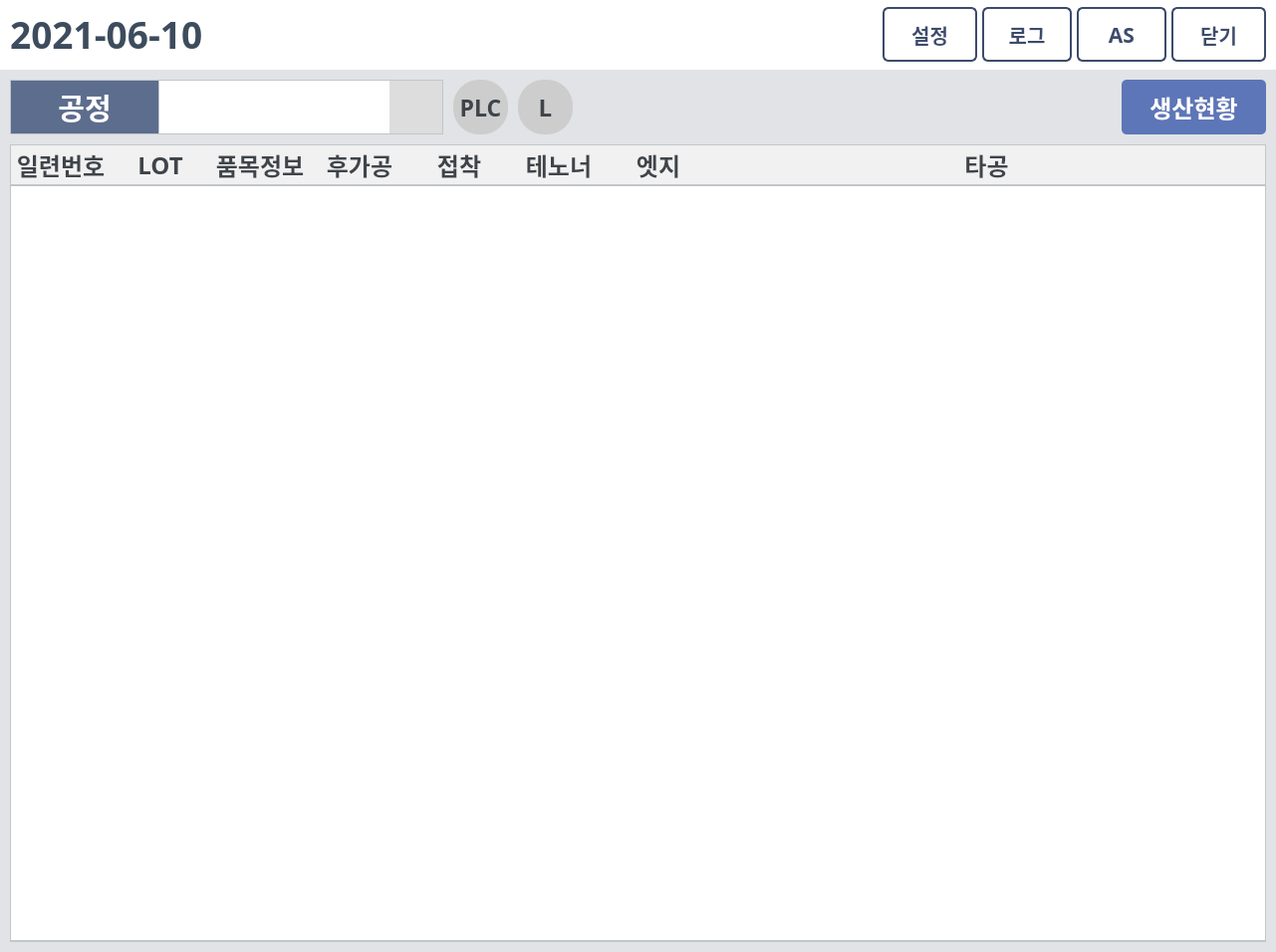
<?xml version="1.0" encoding="UTF-8"?>
<ui version="4.0">
 <class>Dialog</class>
 <widget class="QDialog" name="Dialog">
  <property name="geometry">
   <rect>
    <x>0</x>
    <y>0</y>
    <width>1281</width>
    <height>956</height>
   </rect>
  </property>
  <property name="minimumSize">
   <size>
    <width>1281</width>
    <height>956</height>
   </size>
  </property>
  <property name="font">
   <font>
    <family>맑은 고딕</family>
    <weight>75</weight>
    <bold>true</bold>
   </font>
  </property>
  <property name="windowTitle">
   <string>DAESUNG MES</string>
  </property>
  <property name="windowIcon">
   <iconset>
    <normaloff>../img/ICON.ico</normaloff>../img/ICON.ico</iconset>
  </property>
  <property name="styleSheet">
   <string notr="true">QDialog{
background-color: #E1E3E6;
}
QPushButton #set_btn, #as_btn, #exit_btn {
background: #ffffff;
border-radius: 5px;
color: #3f444a;
}
QPushButton#PLC_btn, #light_btn{
border-radius: 26px;
background:#CDCDCD;
color:#3f444a;
}
QLabel{
color: #3f444a;
background-color: #f0f0f0;
border: 1px solid #c2c6c9;
}
QTableWidget{
border: 1px solid #c2c6c9;
border-bottom: 2px solid #c2c6c9;
gridline-color: #dddddd;
color:#6e7075;
selection-background-color: #E3F1ED;
selection-color: #313d39;
outline: 0;
}
QHeaderView::section {
background:#f1f1f1;
border-width: 0px 0px 2px 0px;
border-style: solid;
border-color: #c2c6c9;
color:#3f444a;
}
QComboBox {
color: #3f444a;
border:1px solid #c2c6c9;
border-left: none;
padding-left: 7px;
}
QComboBox::drop-down {
subcontrol-origin: padding;
subcontrol-position: top right;
width: 53px;
background-position: center;
background-repeat: no-reperat;
background-color: #dddddd;
}
QScrollBar:vertical { 
width: 55px; 
}</string>
  </property>
  <layout class="QVBoxLayout" name="verticalLayout">
   <property name="spacing">
    <number>0</number>
   </property>
   <property name="leftMargin">
    <number>0</number>
   </property>
   <property name="topMargin">
    <number>0</number>
   </property>
   <property name="rightMargin">
    <number>0</number>
   </property>
   <property name="bottomMargin">
    <number>0</number>
   </property>
   <item>
    <widget class="QFrame" name="top_frame">
     <property name="minimumSize">
      <size>
       <width>0</width>
       <height>70</height>
      </size>
     </property>
     <property name="maximumSize">
      <size>
       <width>16777215</width>
       <height>70</height>
      </size>
     </property>
     <property name="styleSheet">
      <string notr="true">background-color:white;</string>
     </property>
     <property name="frameShape">
      <enum>QFrame::NoFrame</enum>
     </property>
     <property name="frameShadow">
      <enum>QFrame::Raised</enum>
     </property>
     <layout class="QHBoxLayout" name="horizontalLayout">
      <property name="spacing">
       <number>0</number>
      </property>
      <property name="leftMargin">
       <number>0</number>
      </property>
      <property name="topMargin">
       <number>0</number>
      </property>
      <property name="rightMargin">
       <number>0</number>
      </property>
      <property name="bottomMargin">
       <number>0</number>
      </property>
      <item alignment="Qt::AlignRight">
       <widget class="QFrame" name="top_date_frame">
        <property name="maximumSize">
         <size>
          <width>1036</width>
          <height>16777215</height>
         </size>
        </property>
        <property name="layoutDirection">
         <enum>Qt::RightToLeft</enum>
        </property>
        <property name="frameShape">
         <enum>QFrame::NoFrame</enum>
        </property>
        <property name="frameShadow">
         <enum>QFrame::Raised</enum>
        </property>
        <layout class="QVBoxLayout" name="verticalLayout_3">
         <property name="spacing">
          <number>0</number>
         </property>
         <property name="leftMargin">
          <number>10</number>
         </property>
         <property name="topMargin">
          <number>0</number>
         </property>
         <property name="rightMargin">
          <number>0</number>
         </property>
         <property name="bottomMargin">
          <number>0</number>
         </property>
         <item alignment="Qt::AlignRight">
          <widget class="QPushButton" name="date_btn">
           <property name="maximumSize">
            <size>
             <width>260</width>
             <height>16777215</height>
            </size>
           </property>
           <property name="font">
            <font>
             <family>맑은 고딕</family>
             <pointsize>28</pointsize>
             <weight>75</weight>
             <italic>false</italic>
             <bold>true</bold>
            </font>
           </property>
           <property name="cursor">
            <cursorShape>PointingHandCursor</cursorShape>
           </property>
           <property name="layoutDirection">
            <enum>Qt::RightToLeft</enum>
           </property>
           <property name="styleSheet">
            <string notr="true">color: #3D4C5D;
border:none;
background:none;</string>
           </property>
           <property name="text">
            <string>2021-06-10 </string>
           </property>
           <property name="icon">
            <iconset>
             <normaloff>../img/calendar_blue.png</normaloff>../img/calendar_blue.png</iconset>
           </property>
           <property name="iconSize">
            <size>
             <width>33</width>
             <height>33</height>
            </size>
           </property>
          </widget>
         </item>
        </layout>
       </widget>
      </item>
      <item>
       <widget class="QFrame" name="top_title_frame">
        <property name="frameShape">
         <enum>QFrame::NoFrame</enum>
        </property>
        <property name="frameShadow">
         <enum>QFrame::Raised</enum>
        </property>
        <layout class="QVBoxLayout" name="verticalLayout_2">
         <property name="spacing">
          <number>0</number>
         </property>
         <property name="leftMargin">
          <number>0</number>
         </property>
         <property name="topMargin">
          <number>0</number>
         </property>
         <property name="rightMargin">
          <number>0</number>
         </property>
         <property name="bottomMargin">
          <number>0</number>
         </property>
         <item alignment="Qt::AlignHCenter">
          <widget class="QLabel" name="title_label">
           <property name="enabled">
            <bool>true</bool>
           </property>
           <property name="minimumSize">
            <size>
             <width>340</width>
             <height>38</height>
            </size>
           </property>
           <property name="maximumSize">
            <size>
             <width>340</width>
             <height>38</height>
            </size>
           </property>
           <property name="styleSheet">
            <string notr="true">border:none;</string>
           </property>
           <property name="text">
            <string/>
           </property>
           <property name="pixmap">
            <pixmap>../img/title.png</pixmap>
           </property>
           <property name="scaledContents">
            <bool>true</bool>
           </property>
          </widget>
         </item>
        </layout>
       </widget>
      </item>
      <item alignment="Qt::AlignRight">
       <widget class="QFrame" name="top_btns_frame">
        <property name="maximumSize">
         <size>
          <width>16777215</width>
          <height>70</height>
         </size>
        </property>
        <property name="styleSheet">
         <string notr="true">QPushButton#as_btn, #log_btn, #set_btn, #exit_btn{
border: 2px solid #3D4B6C; 
color: #3D4B6C; 
border-radius: 6px;
}
QPushButton#as_btn:pressed, #log_btn:pressed, #set_btn:pressed, #exit_btn:pressed{
background: #f2f2f2;
}</string>
        </property>
        <property name="frameShape">
         <enum>QFrame::NoFrame</enum>
        </property>
        <property name="frameShadow">
         <enum>QFrame::Raised</enum>
        </property>
        <layout class="QHBoxLayout" name="horizontalLayout_2">
         <property name="spacing">
          <number>5</number>
         </property>
         <property name="leftMargin">
          <number>0</number>
         </property>
         <property name="topMargin">
          <number>0</number>
         </property>
         <property name="rightMargin">
          <number>10</number>
         </property>
         <property name="bottomMargin">
          <number>0</number>
         </property>
         <item>
          <widget class="QPushButton" name="set_btn">
           <property name="minimumSize">
            <size>
             <width>95</width>
             <height>55</height>
            </size>
           </property>
           <property name="maximumSize">
            <size>
             <width>95</width>
             <height>55</height>
            </size>
           </property>
           <property name="font">
            <font>
             <family>맑은 고딕</family>
             <pointsize>15</pointsize>
             <weight>75</weight>
             <italic>false</italic>
             <bold>true</bold>
            </font>
           </property>
           <property name="cursor">
            <cursorShape>PointingHandCursor</cursorShape>
           </property>
           <property name="toolTip">
            <string>설정</string>
           </property>
           <property name="text">
            <string>설정</string>
           </property>
           <property name="icon">
            <iconset>
             <normaloff>../img/setting_blue.png</normaloff>../img/setting_blue.png</iconset>
           </property>
           <property name="iconSize">
            <size>
             <width>32</width>
             <height>32</height>
            </size>
           </property>
          </widget>
         </item>
         <item>
          <widget class="QPushButton" name="log_btn">
           <property name="minimumSize">
            <size>
             <width>90</width>
             <height>55</height>
            </size>
           </property>
           <property name="maximumSize">
            <size>
             <width>90</width>
             <height>55</height>
            </size>
           </property>
           <property name="font">
            <font>
             <family>맑은 고딕</family>
             <pointsize>15</pointsize>
             <weight>75</weight>
             <italic>false</italic>
             <bold>true</bold>
            </font>
           </property>
           <property name="cursor">
            <cursorShape>PointingHandCursor</cursorShape>
           </property>
           <property name="toolTip">
            <string>로그</string>
           </property>
           <property name="text">
            <string>로그</string>
           </property>
           <property name="icon">
            <iconset>
             <normaloff>../img/log_blue.png</normaloff>../img/log_blue.png</iconset>
           </property>
           <property name="iconSize">
            <size>
             <width>27</width>
             <height>27</height>
            </size>
           </property>
          </widget>
         </item>
         <item>
          <widget class="QPushButton" name="as_btn">
           <property name="minimumSize">
            <size>
             <width>90</width>
             <height>55</height>
            </size>
           </property>
           <property name="maximumSize">
            <size>
             <width>90</width>
             <height>55</height>
            </size>
           </property>
           <property name="font">
            <font>
             <family>맑은 고딕</family>
             <pointsize>16</pointsize>
             <weight>75</weight>
             <italic>false</italic>
             <bold>true</bold>
            </font>
           </property>
           <property name="cursor">
            <cursorShape>PointingHandCursor</cursorShape>
           </property>
           <property name="toolTip">
            <string>원격접속</string>
           </property>
           <property name="text">
            <string>AS</string>
           </property>
           <property name="icon">
            <iconset>
             <normaloff>../img/remote_blue.png</normaloff>../img/remote_blue.png</iconset>
           </property>
           <property name="iconSize">
            <size>
             <width>30</width>
             <height>30</height>
            </size>
           </property>
          </widget>
         </item>
         <item>
          <widget class="QPushButton" name="exit_btn">
           <property name="minimumSize">
            <size>
             <width>95</width>
             <height>55</height>
            </size>
           </property>
           <property name="maximumSize">
            <size>
             <width>95</width>
             <height>55</height>
            </size>
           </property>
           <property name="font">
            <font>
             <family>맑은 고딕</family>
             <pointsize>15</pointsize>
             <weight>75</weight>
             <italic>false</italic>
             <bold>true</bold>
            </font>
           </property>
           <property name="cursor">
            <cursorShape>PointingHandCursor</cursorShape>
           </property>
           <property name="toolTip">
            <string>닫기</string>
           </property>
           <property name="text">
            <string>닫기</string>
           </property>
           <property name="icon">
            <iconset>
             <normaloff>../img/close_blue.png</normaloff>../img/close_blue.png</iconset>
           </property>
           <property name="iconSize">
            <size>
             <width>36</width>
             <height>36</height>
            </size>
           </property>
          </widget>
         </item>
        </layout>
       </widget>
      </item>
     </layout>
    </widget>
   </item>
   <item>
    <widget class="QFrame" name="middle_frame">
     <property name="minimumSize">
      <size>
       <width>0</width>
       <height>75</height>
      </size>
     </property>
     <property name="maximumSize">
      <size>
       <width>16777215</width>
       <height>75</height>
      </size>
     </property>
     <property name="frameShape">
      <enum>QFrame::NoFrame</enum>
     </property>
     <property name="frameShadow">
      <enum>QFrame::Raised</enum>
     </property>
     <layout class="QHBoxLayout" name="horizontalLayout_5">
      <property name="spacing">
       <number>10</number>
      </property>
      <property name="leftMargin">
       <number>10</number>
      </property>
      <property name="topMargin">
       <number>0</number>
      </property>
      <property name="rightMargin">
       <number>10</number>
      </property>
      <property name="bottomMargin">
       <number>0</number>
      </property>
      <item alignment="Qt::AlignLeft">
       <widget class="QFrame" name="aproc_frame">
        <property name="minimumSize">
         <size>
          <width>0</width>
          <height>0</height>
         </size>
        </property>
        <property name="maximumSize">
         <size>
          <width>16777215</width>
          <height>16777215</height>
         </size>
        </property>
        <property name="frameShape">
         <enum>QFrame::NoFrame</enum>
        </property>
        <property name="frameShadow">
         <enum>QFrame::Raised</enum>
        </property>
        <layout class="QHBoxLayout" name="horizontalLayout_6">
         <property name="spacing">
          <number>0</number>
         </property>
         <property name="leftMargin">
          <number>0</number>
         </property>
         <property name="topMargin">
          <number>0</number>
         </property>
         <property name="rightMargin">
          <number>0</number>
         </property>
         <property name="bottomMargin">
          <number>0</number>
         </property>
         <item>
          <widget class="QLabel" name="aproc_label">
           <property name="minimumSize">
            <size>
             <width>150</width>
             <height>55</height>
            </size>
           </property>
           <property name="maximumSize">
            <size>
             <width>150</width>
             <height>55</height>
            </size>
           </property>
           <property name="font">
            <font>
             <family>맑은 고딕</family>
             <pointsize>22</pointsize>
             <weight>75</weight>
             <italic>false</italic>
             <bold>true</bold>
            </font>
           </property>
           <property name="styleSheet">
            <string notr="true">background: #5D6D8E;
color: white;</string>
           </property>
           <property name="text">
            <string>공정</string>
           </property>
           <property name="alignment">
            <set>Qt::AlignCenter</set>
           </property>
          </widget>
         </item>
         <item>
          <widget class="QComboBox" name="aproc_combo">
           <property name="sizePolicy">
            <sizepolicy hsizetype="Preferred" vsizetype="Preferred">
             <horstretch>0</horstretch>
             <verstretch>0</verstretch>
            </sizepolicy>
           </property>
           <property name="minimumSize">
            <size>
             <width>285</width>
             <height>0</height>
            </size>
           </property>
           <property name="maximumSize">
            <size>
             <width>285</width>
             <height>55</height>
            </size>
           </property>
           <property name="font">
            <font>
             <family>맑은 고딕</family>
             <pointsize>20</pointsize>
             <weight>75</weight>
             <bold>true</bold>
            </font>
           </property>
           <property name="cursor">
            <cursorShape>PointingHandCursor</cursorShape>
           </property>
           <property name="focusPolicy">
            <enum>Qt::StrongFocus</enum>
           </property>
           <property name="editable">
            <bool>false</bool>
           </property>
          </widget>
         </item>
        </layout>
       </widget>
      </item>
      <item alignment="Qt::AlignLeft">
       <widget class="QFrame" name="btns_frame">
        <property name="frameShape">
         <enum>QFrame::NoFrame</enum>
        </property>
        <property name="frameShadow">
         <enum>QFrame::Raised</enum>
        </property>
        <layout class="QHBoxLayout" name="horizontalLayout_3">
         <property name="spacing">
          <number>10</number>
         </property>
         <property name="leftMargin">
          <number>0</number>
         </property>
         <property name="topMargin">
          <number>0</number>
         </property>
         <property name="rightMargin">
          <number>0</number>
         </property>
         <property name="bottomMargin">
          <number>0</number>
         </property>
         <item>
          <widget class="QPushButton" name="PLC_btn">
           <property name="sizePolicy">
            <sizepolicy hsizetype="Preferred" vsizetype="Preferred">
             <horstretch>0</horstretch>
             <verstretch>0</verstretch>
            </sizepolicy>
           </property>
           <property name="minimumSize">
            <size>
             <width>55</width>
             <height>55</height>
            </size>
           </property>
           <property name="maximumSize">
            <size>
             <width>55</width>
             <height>55</height>
            </size>
           </property>
           <property name="font">
            <font>
             <family>맑은 고딕</family>
             <pointsize>17</pointsize>
             <weight>75</weight>
             <bold>true</bold>
            </font>
           </property>
           <property name="toolTip">
            <string>PLC 상태</string>
           </property>
           <property name="autoFillBackground">
            <bool>false</bool>
           </property>
           <property name="styleSheet">
            <string notr="true"/>
           </property>
           <property name="text">
            <string>PLC</string>
           </property>
          </widget>
         </item>
         <item>
          <widget class="QPushButton" name="light_btn">
           <property name="sizePolicy">
            <sizepolicy hsizetype="Preferred" vsizetype="Preferred">
             <horstretch>0</horstretch>
             <verstretch>0</verstretch>
            </sizepolicy>
           </property>
           <property name="minimumSize">
            <size>
             <width>55</width>
             <height>55</height>
            </size>
           </property>
           <property name="maximumSize">
            <size>
             <width>55</width>
             <height>55</height>
            </size>
           </property>
           <property name="font">
            <font>
             <family>맑은 고딕</family>
             <pointsize>18</pointsize>
             <weight>75</weight>
             <bold>true</bold>
            </font>
           </property>
           <property name="toolTip">
            <string>경광등 상태</string>
           </property>
           <property name="layoutDirection">
            <enum>Qt::LeftToRight</enum>
           </property>
           <property name="styleSheet">
            <string notr="true"/>
           </property>
           <property name="text">
            <string>L</string>
           </property>
          </widget>
         </item>
        </layout>
       </widget>
      </item>
      <item alignment="Qt::AlignRight">
       <widget class="QFrame" name="frame">
        <property name="minimumSize">
         <size>
          <width>100</width>
          <height>0</height>
         </size>
        </property>
        <property name="frameShape">
         <enum>QFrame::NoFrame</enum>
        </property>
        <property name="frameShadow">
         <enum>QFrame::Raised</enum>
        </property>
        <layout class="QVBoxLayout" name="verticalLayout_4">
         <property name="spacing">
          <number>0</number>
         </property>
         <property name="leftMargin">
          <number>0</number>
         </property>
         <property name="topMargin">
          <number>0</number>
         </property>
         <property name="rightMargin">
          <number>0</number>
         </property>
         <property name="bottomMargin">
          <number>0</number>
         </property>
         <item>
          <widget class="QPushButton" name="make_btn">
           <property name="sizePolicy">
            <sizepolicy hsizetype="Preferred" vsizetype="Preferred">
             <horstretch>0</horstretch>
             <verstretch>0</verstretch>
            </sizepolicy>
           </property>
           <property name="minimumSize">
            <size>
             <width>145</width>
             <height>0</height>
            </size>
           </property>
           <property name="maximumSize">
            <size>
             <width>145</width>
             <height>55</height>
            </size>
           </property>
           <property name="font">
            <font>
             <family>맑은 고딕</family>
             <pointsize>18</pointsize>
             <weight>75</weight>
             <italic>false</italic>
             <bold>true</bold>
            </font>
           </property>
           <property name="cursor">
            <cursorShape>PointingHandCursor</cursorShape>
           </property>
           <property name="toolTip">
            <string>생산현황</string>
           </property>
           <property name="styleSheet">
            <string notr="true">QPushButton {
border:none; 
background:#5D76B8; 
color:white;
border-radius: 5px
}
QPushButton:pressed {
background-color: #506cb4;
}</string>
           </property>
           <property name="text">
            <string>생산현황</string>
           </property>
           <property name="iconSize">
            <size>
             <width>34</width>
             <height>34</height>
            </size>
           </property>
          </widget>
         </item>
        </layout>
       </widget>
      </item>
     </layout>
    </widget>
   </item>
   <item>
    <widget class="QFrame" name="main_frame">
     <property name="frameShape">
      <enum>QFrame::NoFrame</enum>
     </property>
     <property name="frameShadow">
      <enum>QFrame::Raised</enum>
     </property>
     <layout class="QHBoxLayout" name="horizontalLayout_4">
      <property name="spacing">
       <number>10</number>
      </property>
      <property name="leftMargin">
       <number>10</number>
      </property>
      <property name="topMargin">
       <number>0</number>
      </property>
      <property name="rightMargin">
       <number>10</number>
      </property>
      <property name="bottomMargin">
       <number>10</number>
      </property>
      <item>
       <widget class="QTableWidget" name="tableWidget">
        <property name="maximumSize">
         <size>
          <width>16777215</width>
          <height>16777215</height>
         </size>
        </property>
        <property name="font">
         <font>
          <family>맑은 고딕</family>
          <pointsize>21</pointsize>
          <weight>75</weight>
          <bold>true</bold>
         </font>
        </property>
        <property name="layoutDirection">
         <enum>Qt::LeftToRight</enum>
        </property>
        <property name="autoFillBackground">
         <bool>false</bool>
        </property>
        <property name="frameShape">
         <enum>QFrame::StyledPanel</enum>
        </property>
        <property name="verticalScrollBarPolicy">
         <enum>Qt::ScrollBarAsNeeded</enum>
        </property>
        <property name="horizontalScrollBarPolicy">
         <enum>Qt::ScrollBarAlwaysOff</enum>
        </property>
        <property name="sizeAdjustPolicy">
         <enum>QAbstractScrollArea::AdjustIgnored</enum>
        </property>
        <property name="autoScroll">
         <bool>true</bool>
        </property>
        <property name="autoScrollMargin">
         <number>26</number>
        </property>
        <property name="editTriggers">
         <set>QAbstractItemView::NoEditTriggers</set>
        </property>
        <property name="selectionMode">
         <enum>QAbstractItemView::SingleSelection</enum>
        </property>
        <property name="selectionBehavior">
         <enum>QAbstractItemView::SelectRows</enum>
        </property>
        <property name="verticalScrollMode">
         <enum>QAbstractItemView::ScrollPerItem</enum>
        </property>
        <property name="showGrid">
         <bool>true</bool>
        </property>
        <property name="sortingEnabled">
         <bool>false</bool>
        </property>
        <property name="rowCount">
         <number>0</number>
        </property>
        <property name="columnCount">
         <number>8</number>
        </property>
        <attribute name="horizontalHeaderVisible">
         <bool>true</bool>
        </attribute>
        <attribute name="horizontalHeaderStretchLastSection">
         <bool>true</bool>
        </attribute>
        <attribute name="verticalHeaderVisible">
         <bool>false</bool>
        </attribute>
        <attribute name="verticalHeaderCascadingSectionResizes">
         <bool>false</bool>
        </attribute>
        <attribute name="verticalHeaderMinimumSectionSize">
         <number>0</number>
        </attribute>
        <attribute name="verticalHeaderDefaultSectionSize">
         <number>0</number>
        </attribute>
        <attribute name="verticalHeaderShowSortIndicator" stdset="0">
         <bool>false</bool>
        </attribute>
        <attribute name="verticalHeaderStretchLastSection">
         <bool>false</bool>
        </attribute>
        <column>
         <property name="text">
          <string>일련번호</string>
         </property>
         <property name="font">
          <font>
           <family>맑은 고딕</family>
           <pointsize>18</pointsize>
           <weight>75</weight>
           <bold>true</bold>
          </font>
         </property>
        </column>
        <column>
         <property name="text">
          <string>LOT</string>
         </property>
         <property name="font">
          <font>
           <family>맑은 고딕</family>
           <pointsize>18</pointsize>
           <weight>75</weight>
           <bold>true</bold>
          </font>
         </property>
        </column>
        <column>
         <property name="text">
          <string>품목정보</string>
         </property>
         <property name="font">
          <font>
           <family>맑은 고딕</family>
           <pointsize>18</pointsize>
           <weight>75</weight>
           <bold>true</bold>
          </font>
         </property>
        </column>
        <column>
         <property name="text">
          <string>후가공</string>
         </property>
         <property name="font">
          <font>
           <family>맑은 고딕</family>
           <pointsize>18</pointsize>
           <weight>75</weight>
           <bold>true</bold>
          </font>
         </property>
        </column>
        <column>
         <property name="text">
          <string>접착</string>
         </property>
         <property name="font">
          <font>
           <family>맑은 고딕</family>
           <pointsize>18</pointsize>
           <weight>75</weight>
           <bold>true</bold>
          </font>
         </property>
        </column>
        <column>
         <property name="text">
          <string>테노너</string>
         </property>
         <property name="font">
          <font>
           <family>맑은 고딕</family>
           <pointsize>18</pointsize>
           <weight>75</weight>
           <bold>true</bold>
          </font>
         </property>
        </column>
        <column>
         <property name="text">
          <string>엣지</string>
         </property>
         <property name="font">
          <font>
           <family>맑은 고딕</family>
           <pointsize>18</pointsize>
           <weight>75</weight>
           <bold>true</bold>
          </font>
         </property>
        </column>
        <column>
         <property name="text">
          <string>타공</string>
         </property>
         <property name="font">
          <font>
           <family>맑은 고딕</family>
           <pointsize>18</pointsize>
           <weight>75</weight>
           <bold>true</bold>
          </font>
         </property>
        </column>
       </widget>
      </item>
     </layout>
    </widget>
   </item>
  </layout>
 </widget>
 <resources/>
 <connections/>
</ui>
